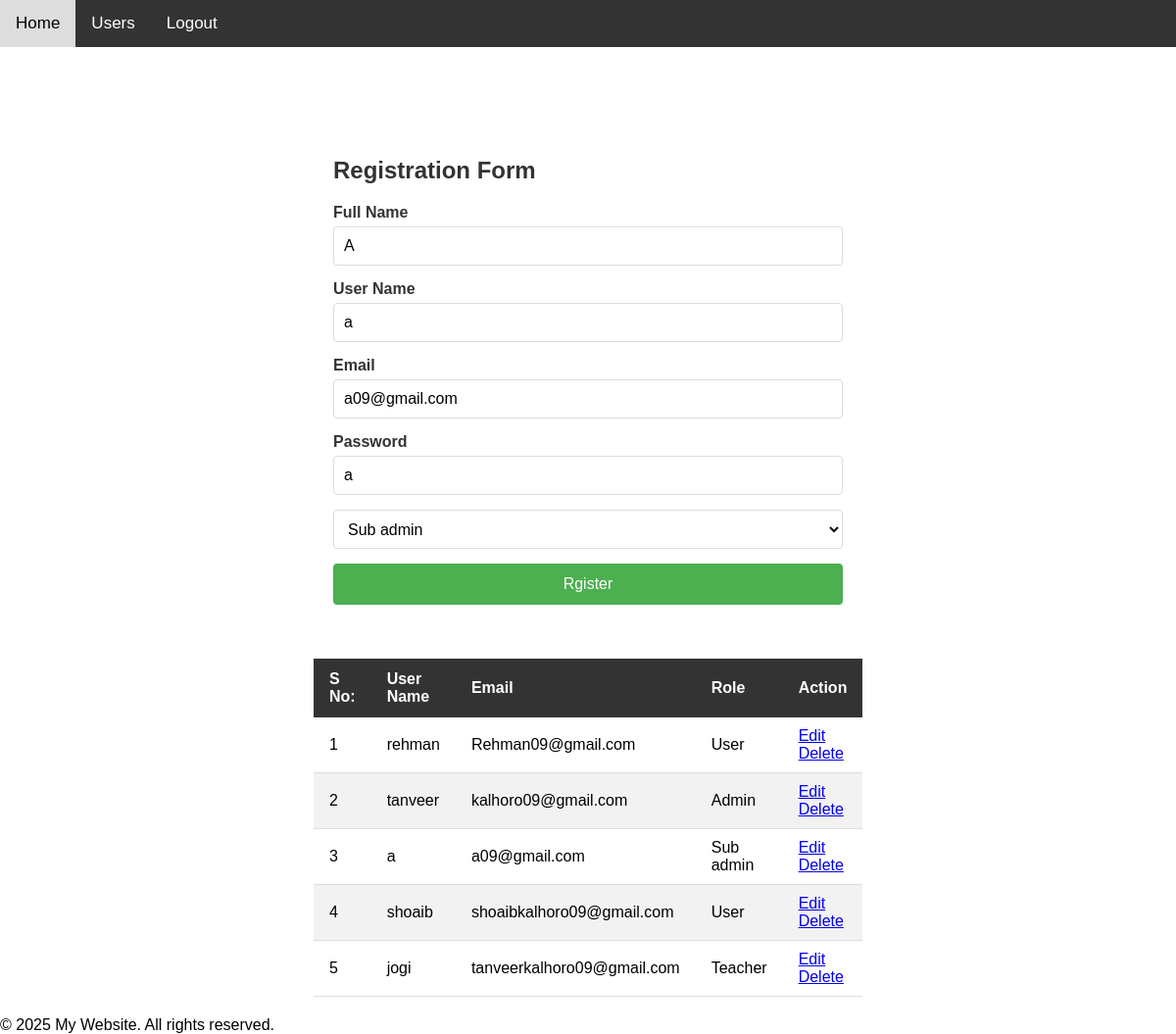
/users.php?menu_id=1&mode=edit&id=13 (signed in), run on the app's committed database.
### tables this page shows
CREATE TABLE `menus` (
  `id` int(11) NOT NULL AUTO_INCREMENT,
  `menus_name` varchar(256) DEFAULT NULL,
  `menus_links` varchar(256) DEFAULT NULL,
  `sort_order` int(10) DEFAULT 1,
  `is_display` smallint(1) DEFAULT 1,
  `enable` int(11) DEFAULT 1,
  PRIMARY KEY (`id`)
);

CREATE TABLE `users` (
  `id` int(11) NOT NULL AUTO_INCREMENT,
  `full_name` varchar(256) DEFAULT NULL,
  `user_name` varchar(256) DEFAULT NULL,
  `pasword` varchar(256) DEFAULT NULL,
  `role_id` varchar(11) DEFAULT NULL,
  `profile_pic` varchar(256) DEFAULT NULL,
  `email` varchar(256) DEFAULT NULL,
  `user_type` varchar(256) DEFAULT 'user',
  `enable` int(11) DEFAULT 1,
  PRIMARY KEY (`id`)
);

CREATE TABLE `roles` (
  `id` int(11) NOT NULL AUTO_INCREMENT,
  `role_name` varchar(100) DEFAULT NULL,
  `enable` int(11) DEFAULT 1,
  PRIMARY KEY (`id`)
);

### users.php (the view, shortened to what this page needs)
<?php
include("header.php");
extract($_REQUEST);
if(isset($mode) && $mode=="edit" && isset($id)){
    $sql2     = "SELECT * FROM users WHERE id='$id' ";
    $result2  =mysqli_query($conn,$sql2);
    $count2   =mysqli_num_rows($result2);
        if($count2 > 0) {
            $data=mysqli_fetch_assoc($result2);
            $full_name    = $data['full_name'];
            $user_name    = $data['user_name'];
            $email        = $data['email'];
            $pasword      = $data['pasword'];
            $role_id      = $data['role_id'];
        }
}
extract($_POST);
$sql3    = "SELECT * FROM roles  ";
$result3  =mysqli_query($conn,$sql3);?>
<!DOCTYPE html>
<html lang="en">
<head>
</head>
<body>
     <?php include("sidebar.php"); ?>
    <div class="content">
        <div class="content">
            <h2 class="form-title">Registration Form</h2>
            <form action="" method="POST">
                <div class="form-group">
                    <label for="full_name" >Full Name</label>
                    <input type="text" id="full_name" name="full_name" value="<?php if(isset($full_name)) { echo $full_name;}?>" >
                </div>
                <div class="form-group">
                    <label for="user_name" >User Name</label>
                    <input type="text" id="user_name" name="user_name" value="<?php if(isset($user_name)) { echo $user_name;}?>" >
                </div>
                <div class="form-group">
                    <label for="email" >Email</label>
                    <input type="email" id="email" name="email" value="<?php if(isset($email)) { echo $email;}?>" >
                </div>
                <div class="form-group">
                    <label for="pasword" >Password</label>
                    <input type="text" id="pasword" name="pasword" value="<?php if(isset($pasword)) { echo $pasword;}?>" >
                </div>
                <div class="form-group">
                    <select id="role_id" name="role_id" value="<?php if(isset($role_id)) { echo $role_id;}?>">
                        <?php
                        $count3   =mysqli_num_rows($result3);
                        if($count3 > 0) {
                            while($data=mysqli_fetch_assoc($result3)){
                            ?>
                        <option value="<?php echo $data['id']; ?>" <?php if (isset($role_id) && $role_id == $data['id']) { ?> selected="selected" <?php } ?>> <?php echo $data['role_name']; ?>  </option>
                 <?php
                        }
                    }?>
                    </select>
                </div>
                <div class="form-group">
                    <input type="submit" value="Rgister">
                </div>
            </form>
        </div>
            <table>
                <thead>
                    <tr>
                        <th>S No:</th>
                        <th>User Name</th>
                        <th>Email</th>
                        <th>Role</th>
                        <th>Action</th>
                    </tr>
                </thead>
                <tbody>
                    <?php
                    $i = 1;
                    $sql = "SELECT a.* ,b.role_name
                    FROM users a
                    INNER JOIN roles b on a.role_id = b.id  ";
                    $result = mysqli_query($conn,$sql);
                    $count = mysqli_num_rows($result);
                    if($count > 0){
                        while($data = mysqli_fetch_assoc($result)){
                        $id= $data['id'];?>
                    <tr>
                        <td><?php echo $i; ?></td>
                        <td><?php echo htmlspecialchars($data['user_name']); ?></td>
                        <td><?php echo htmlspecialchars($data['email']); ?></td>
                        <td><?php echo htmlspecialchars($data['role_name']); ?></td>
                        <td>
                            <a href="users.php?menu_id=<?php echo $menu_id;?>&mode=edit&id=<?php echo $id?>">Edit</a> &nbsp;&nbsp;
                            <a href="users.php?menu_id=<?php echo $menu_id;?>&mode=delete&id=<?php echo $id?>">Delete</a>
                        </td>
                    </tr>
                    <?php
                            $i++;
                            }
                        }?>
                </tbody>
            </table>
        </div>
                <?php include("footer.php"); ?>
</body>
</html>

### sidebar.php
<?php
if(isset($_SESSION['user_id'])){
  $sql    ="SELECT DISTINCT  a.* FROM `menus` a WHERE a.enable = 1 AND a.is_display = 1 ORDER BY a.sort_order ";
  $result =mysqli_query($conn,$sql);
  $count  =mysqli_num_rows($result);?>
  <div class="horizontal-sidebar">
      <a href="index.php">Home</a>
      <?php
      if($count > 0){
          while($data =mysqli_fetch_assoc($result)) {
            $site_bar_menu_id = $data['id'];
            $sql    ="SELECT a.*
                      FROM users a
                      INNER JOIN `role_per` b ON a.`role_id` = b.role_id
                      WHERE a.id = '".$_SESSION['user_id']."'
                      AND b.`menus_id` = '".$site_bar_menu_id."' ";
            $result2 =mysqli_query($conn,$sql);
            $count2  =mysqli_num_rows($result2);
            if($count2 > 0 ||  $_SESSION['user_type'] =="SuperAdmin"){ ?>
              <a href="<?php echo $data['menus_links']; ?>?menu_id=<?php echo $data['id']; ?>"><?php echo $data['menus_name']; ?></a>
            <?php }
          }
      }?>
      <a href="logout.php">Logout</a>
  </div>
<?php }?>

### css.php (style rules this page uses)
* { margin: 0; padding: 0; box-sizing: border-box; }
body { font-family: Arial, sans-serif; }
.horizontal-sidebar { background: #333; overflow: hidden; position: fixed; top: 0; width: 100%; }
.horizontal-sidebar a { float: left; display: block; color: white; text-align: center; padding: 14px 16px; text-decoration: none; font-size: 17px; }
.content { margin-top: 60px; padding: 20px; }
table { width: 100%; border-collapse: collapse; margin-top: 20px; }
th { background-color: #333; color: white; padding: 12px 16px; text-align: left; }
td { padding: 10px 16px; border-bottom: 1px solid #ddd; }
tr:nth-child(even) { background-color: #f2f2f2; }
.content { margin-top: 60px; padding: 20px; max-width: 600px; margin-left: auto; margin-right: auto; }
.form-title { color: #333; margin-bottom: 20px; }
.form-group { margin-bottom: 15px; }
label { display: block; margin-bottom: 5px; font-weight: bold; color: #333; }
input[type="text"], input[type="email"], input[type="password"], select { width: 100%; padding: 10px; border: 1px solid #ddd; border-radius: 4px; font-size: 16px; }
select { height: 40px; background-color: white; }
input[type="submit"] { background-color: #4CAF50; color: white; padding: 12px 20px; border: none; border-radius: 4px; cursor: pointer; font-size: 16px; width: 100%; }

### data on the page
menus: menus_name "Users"
users: full_name "A", user_name "a", email "a09@gmail.com", pasword "a", role_id "Sub admin", role.role_name "Sub admin"
users: user_name "rehman", email "Rehman09@gmail.com", role.role_name "User"
users: user_name "tanveer", email "kalhoro09@gmail.com", role.role_name "Admin"
users: user_name "shoaib", email "shoaibkalhoro09@gmail.com", role.role_name "User"
users: user_name "jogi", email "tanveerkalhoro09@gmail.com", role.role_name "Teacher"
